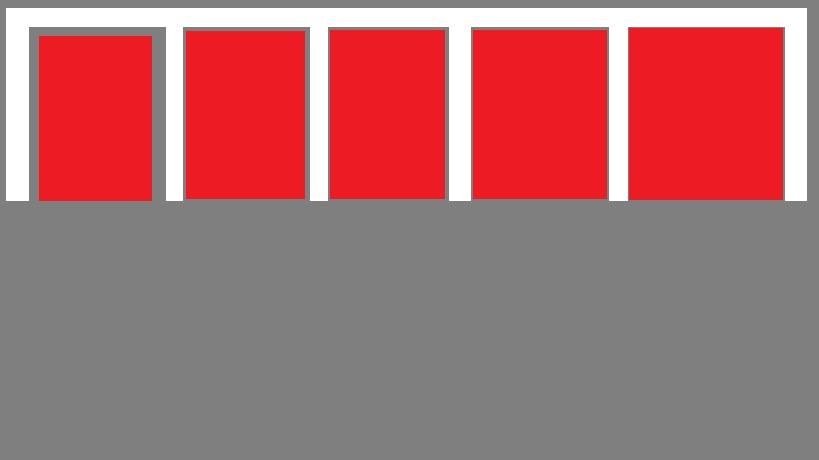
#> input picture new_fill.jpg, 819 x 460 px
$ jupyter execute parking_search.ipynb   (shell and % lines are left out)   (Python 2 division)   (older library calls are emulated)
#> lines starting #> are read from the running program, lines starting #| are printed output that depends on the picture; after the words box and inside, x2 and y2 are one past the last pixel; in counts of white or black regions, pixels touching at a corner belong together; long printed decimals are rounded
[cell 1]
import cv2 as cv
import math
import numpy as np
from matplotlib import pyplot as plt

[cell 2]
img1 = cv.imread('new_fill.jpg')
#> img1 is the input picture: shape (460, 819, 3); mean B, G, R 113.4, 110.8, 170.6
img3 = cv.cvtColor(img1, cv.COLOR_BGR2GRAY)
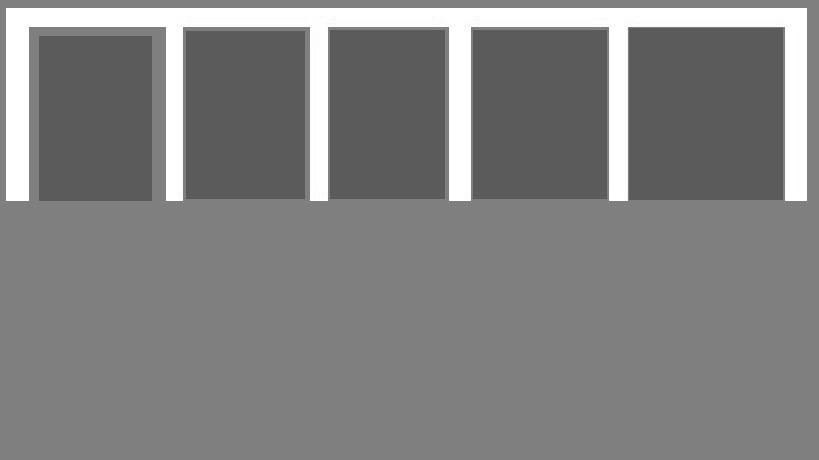
#> img3: shape (460, 819); min 76, max 255, mean 129
img2 = cv.imread('new_parking.jpg')
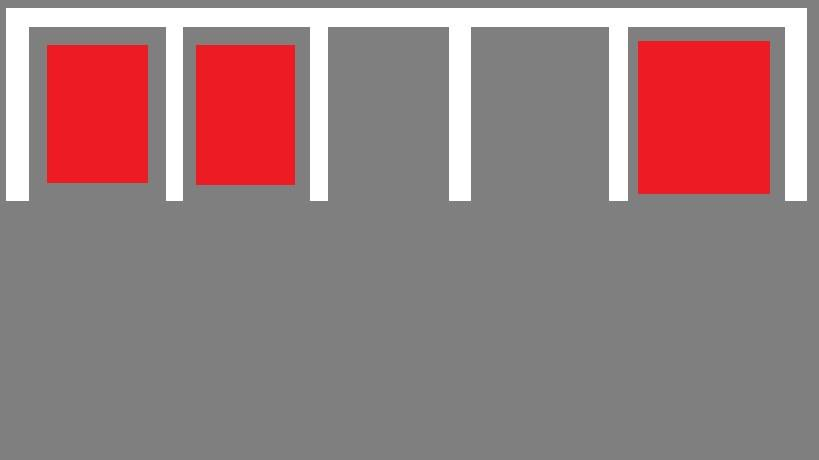
#> input picture new_parking.jpg, 819 x 460 px
#> img2 is the input picture: shape (460, 819, 3); mean B, G, R 127.7, 126.6, 153.3
img4 = cv.cvtColor(img2, cv.COLOR_BGR2GRAY)
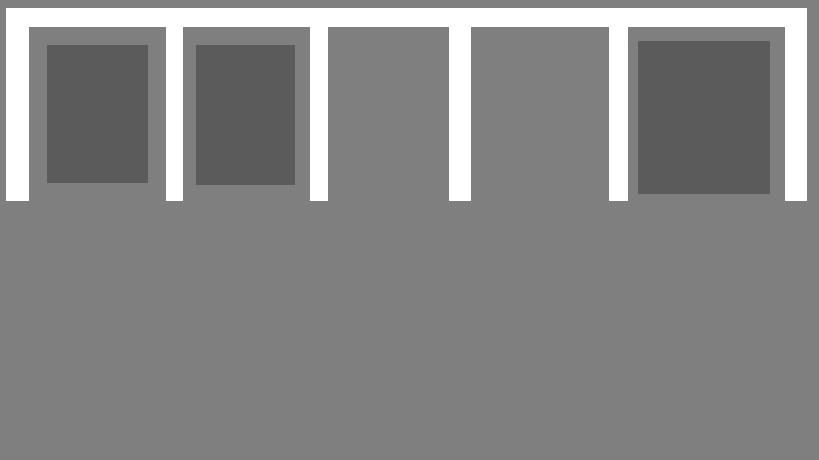
#> img4: shape (460, 819); min 85, max 255, mean 134.7

[cell 3]
img_subtract = img3 - img4
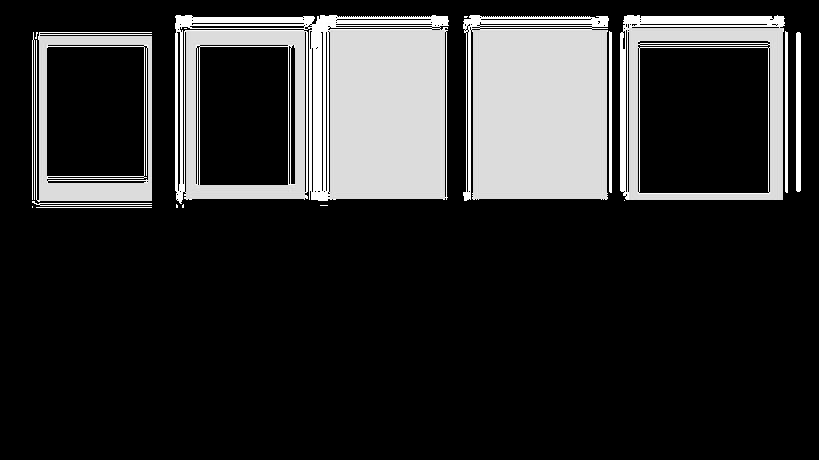
#> img_subtract: shape (460, 819); min 0, max 255, mean 46.4
img5 = cv.cvtColor(img_subtract, cv.COLOR_GRAY2RGB)

[cell 4]
kernel = np.ones((5,5),np.uint8)
img8 = cv.erode(img5, kernel, iterations =5)
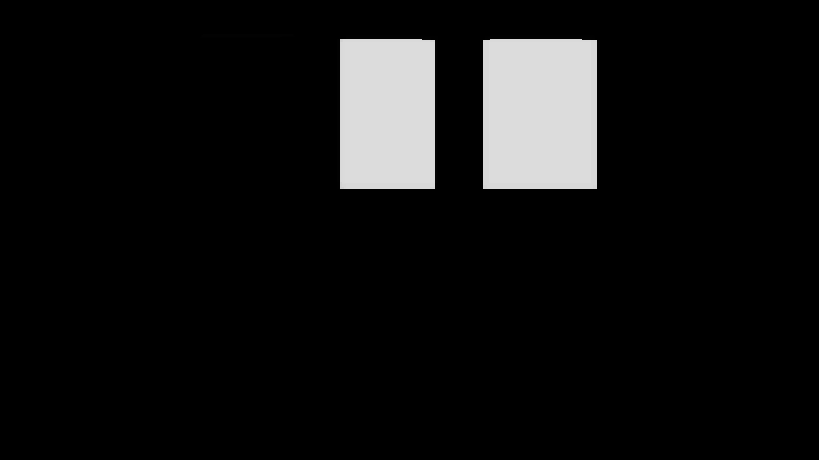
#> img8: shape (460, 819, 3); min 0, max 220, mean 18.3

[cell 5]
plt.imshow(img8)
ret, thresh1 = cv.threshold(img8, 127, 255, 0)
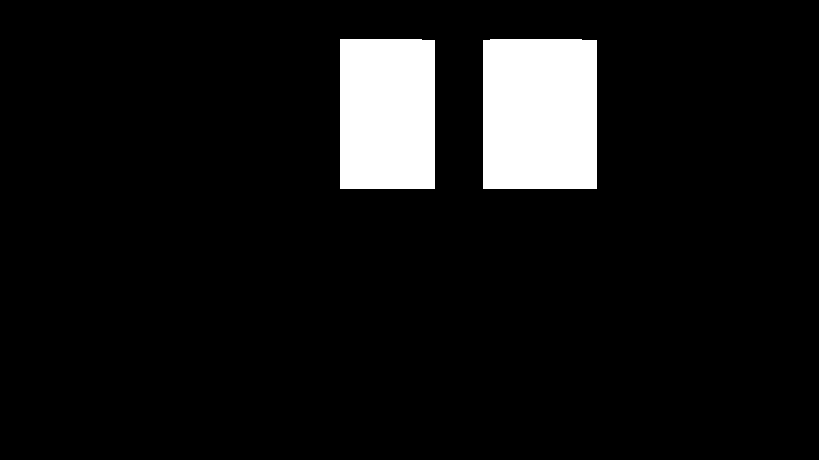
#> thresh1: shape (460, 819, 3); 8.3% white; 2 white regions, box (x1, y1, x2, y2) and area: (483, 39, 597, 189) 17078, (340, 39, 435, 189) 14237
titles = ['Original Image', 'BINARY']
images = [img8, thresh1]
img6 = cv.cvtColor(thresh1, cv.COLOR_BGR2GRAY)
#> img6: shape (460, 819); 8.3% white; 2 white regions

[cell 6]
_, contours, hierarchy = cv.findContours(img6,cv.RETR_TREE, cv.CHAIN_APPROX_SIMPLE)
#> contours = 2 contours; box (x1, y1, x2, y2) and area: (483, 39, 597, 189) 16816, (340, 39, 435, 189) 13994

[cell 7]
if len(contours)>0:
    for i in range(0,len(contours),1):
        cnt= contours[i]
        M = cv.moments(cnt)
        cx = int(M['m10']/M['m00'])
        print cx
        cy = int(M['m01']/M['m00'])
        print cy
        dis = math.sqrt((cx - 350)**2 + (cy - 459)**2)
        print dis
        print('  ')
#> this loop made 2 passes
#> (cx, cy, dis) on passes 1 to 2: (539, 113, 394.3), (386, 113, 347.9)
#| 539
#| 113
#| 394.255
#| 386
#| 113
#| 347.868
else:
    print "sorry no lot is empty"
